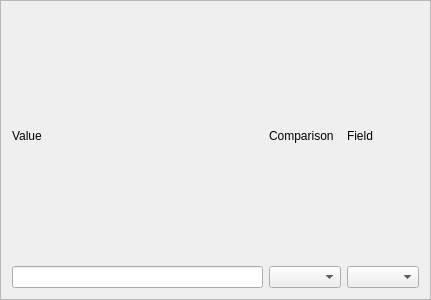
<?xml version="1.0" encoding="UTF-8"?>
<ui version="4.0">
 <class>search_or_clause_parameter_frame</class>
 <widget class="QFrame" name="search_or_clause_parameter_frame">
  <property name="geometry">
   <rect>
    <x>0</x>
    <y>0</y>
    <width>431</width>
    <height>300</height>
   </rect>
  </property>
  <property name="sizePolicy">
   <sizepolicy hsizetype="Maximum" vsizetype="Minimum">
    <horstretch>0</horstretch>
    <verstretch>0</verstretch>
   </sizepolicy>
  </property>
  <property name="windowTitle">
   <string>Frame</string>
  </property>
  <property name="frameShape">
   <enum>QFrame::StyledPanel</enum>
  </property>
  <property name="frameShadow">
   <enum>QFrame::Raised</enum>
  </property>
  <layout class="QGridLayout" name="gridLayout">
   <item row="0" column="0">
    <widget class="QLabel" name="search_value_parameter_label">
     <property name="text">
      <string>Value</string>
     </property>
    </widget>
   </item>
   <item row="0" column="1">
    <widget class="QLabel" name="search_comparison_parameter_label">
     <property name="text">
      <string>Comparison</string>
     </property>
    </widget>
   </item>
   <item row="0" column="2">
    <widget class="QLabel" name="search_field_parameter_label">
     <property name="text">
      <string>Field</string>
     </property>
    </widget>
   </item>
   <item row="1" column="0">
    <widget class="QLineEdit" name="search_value_parameter_lineedit"/>
   </item>
   <item row="1" column="1">
    <widget class="QComboBox" name="search_comparison_parameter_combobox"/>
   </item>
   <item row="1" column="2">
    <widget class="QComboBox" name="search_field_parameter_combobox"/>
   </item>
  </layout>
 </widget>
 <resources/>
 <connections/>
</ui>
